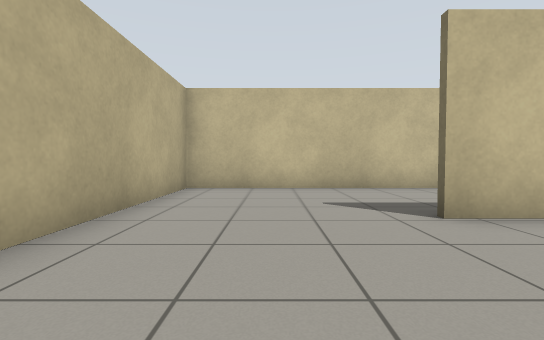
view 1 (above)

17 first-person views from a walk through a robot-simulator world made for Gazebo. The camera is 0.72 m above the floor, tilts 2° down and sees 85° across. The floor is counted in squares, 1 m on a side. Each view is taken from the middle of a square. On the plan, view 1 faces up. The plan holds only what a view shows up to about 10 squares ahead; the rest is blank. The robots in the file are not drawn.

view 2
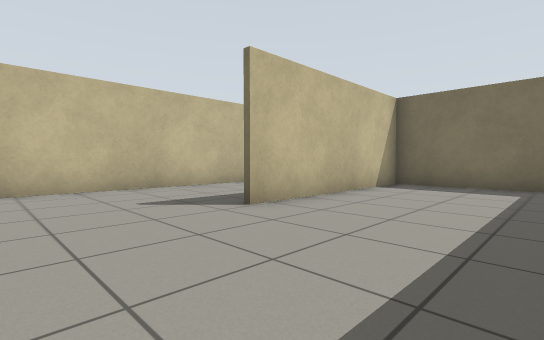

view 3
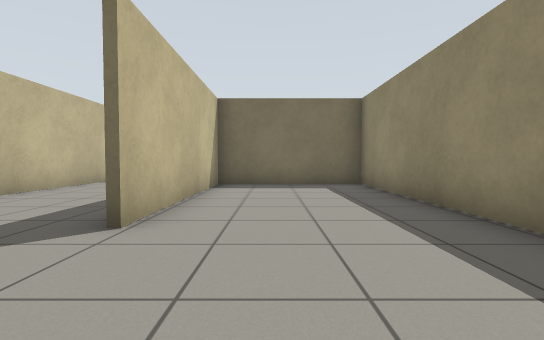

view 4
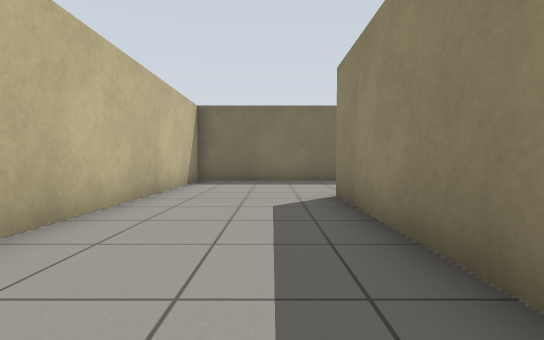

view 5
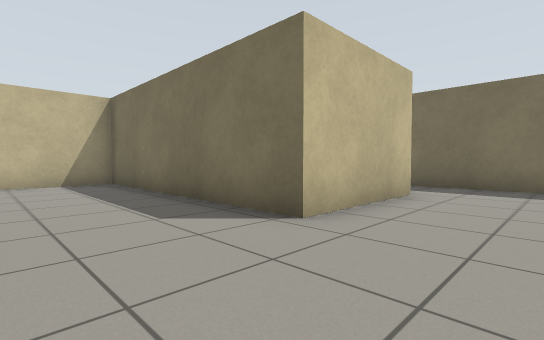

view 6
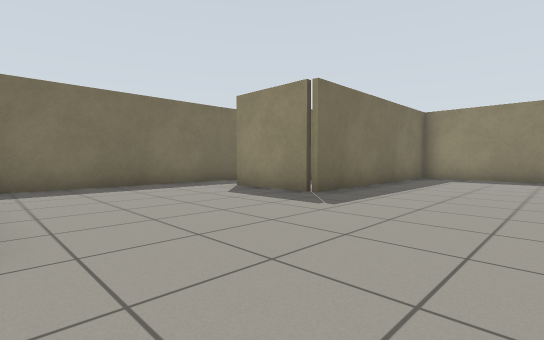

view 7
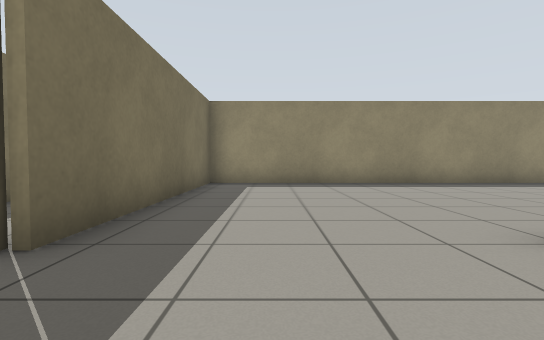

view 8
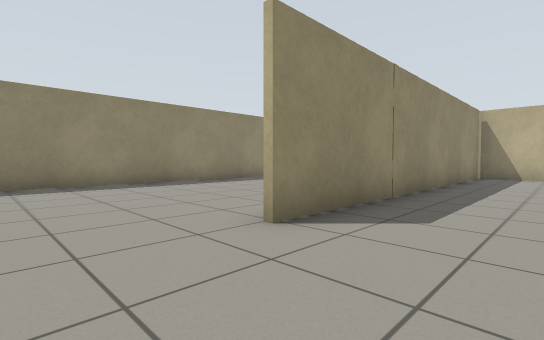

view 9
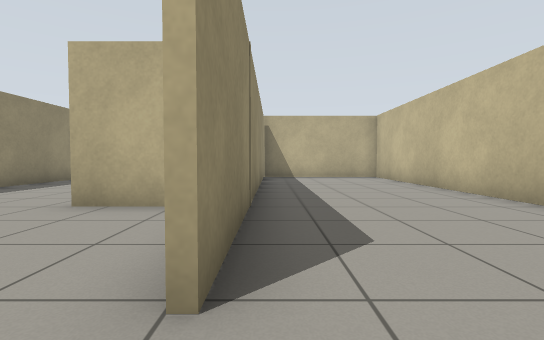

view 10
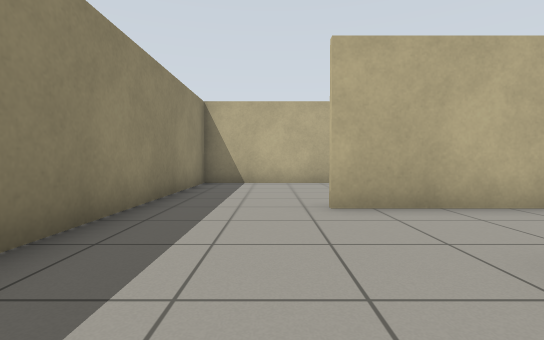

view 11
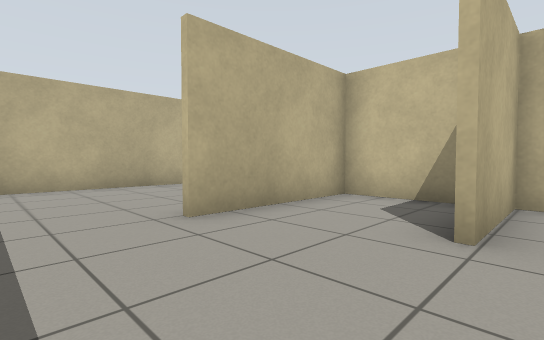

view 12
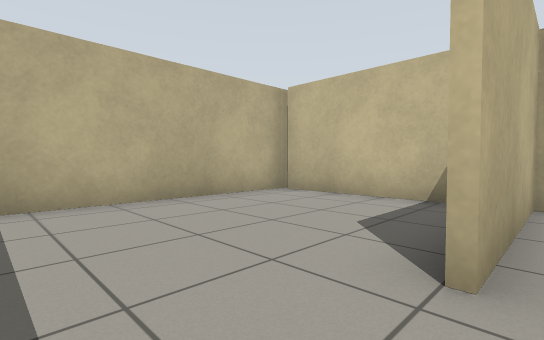

view 13
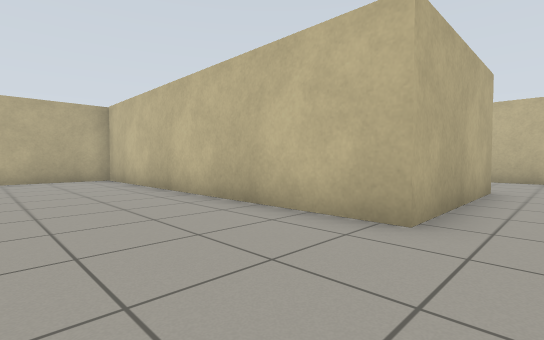

view 14
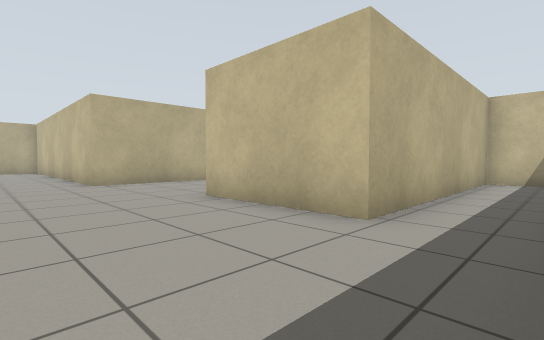

view 15
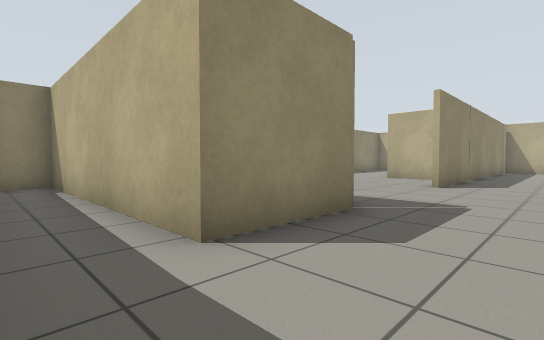

view 16
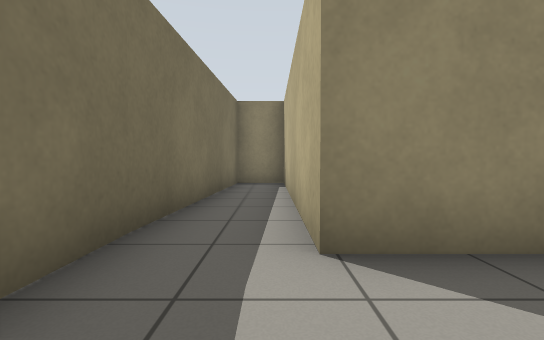

view 17
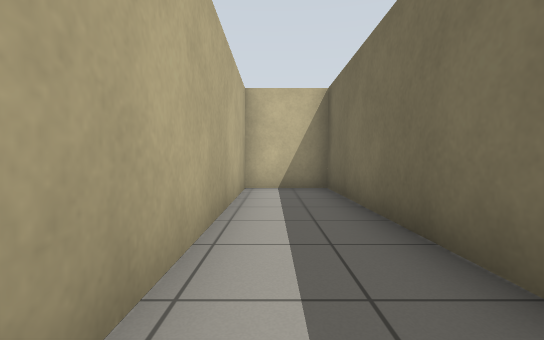

### Floor plan
Points are (right, up) in squares from view 1. A wall is a line through its corners. A room is listed if a view was taken in it or the views show most of it. See-through windows are left out.
Room 1 (views 1, 2, 3, 4, 5, 6, 7, 8, 9, 10, 11, 12, 13, 14, 15, 16, 17)
walls: (5.9, -5.5) (5.5, -5.5) (5.5, -8.1); (4.7, -5.5) (2.7, -5.5) (2.7, -9.3); (1.8, -0.6) (7.7, -0.6) (7.7, 3.6) (2, 3.6); (3.2, 3.7) (7.8, 3.7) (7.8, -0.8) (-2.1, -0.8) (-2.1, -5); (-0.9, -5.2) (8.7, -5.2); (2.4, -12.1) (12.9, -12.1) (12.9, -5.2) (15.6, -5.2) (15.6, -12.1) (17.1, -12.1); (17.4, -12.1) (17.4, 7.5) (15.3, 7.5) (15.3, 0.3) (11.8, 0.3) (11.8, 7.5) (-2.1, 7.5) (-2.1, 2.2)
ways out: opening at (3, -10.5) to room 2
Room 2 (no view inside)
walls: (1.6, -5.5) (-2, -5.5); (-2.1, -5) (-2.1, -12.1) (2.4, -12.1)
ways out: opening at (3, -10.5) to room 1

Positions as (right, up) in squares from view 1, and headings:
1: (0, 0), facing up
2: (-1, 0), facing up-right
3: (-1, 2), facing right
4: (2, 5), facing right
5: (9, -2), facing up-right
6: (9, 0), facing down-right
7: (11, -3), facing down
8: (11, -3), facing down-left
9: (10, -5), facing left
10: (7, -10), facing left
11: (6, -11), facing up-left
12: (3, -11), facing up-left
13: (9, -4), facing up-left
14: (17, -3), facing up-left
15: (17, -3), facing down-left
16: (16, -3), facing down
17: (16, 0), facing up
